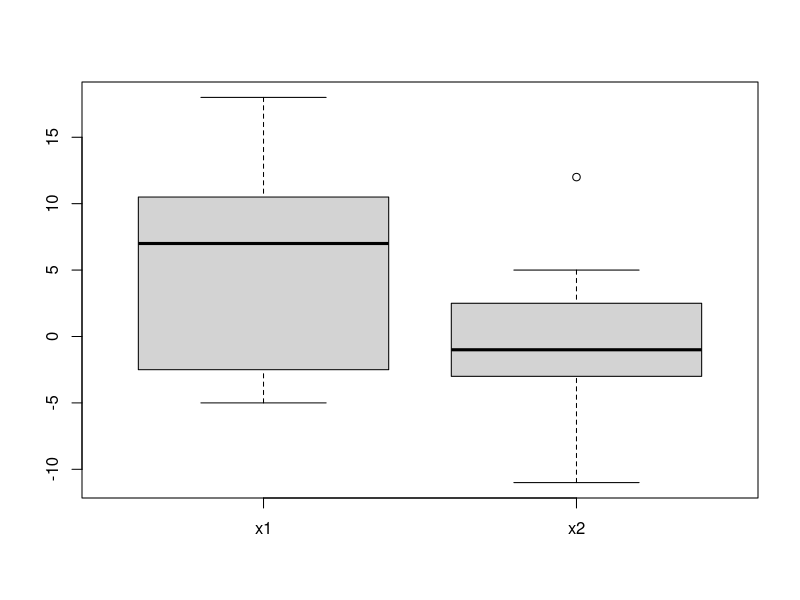
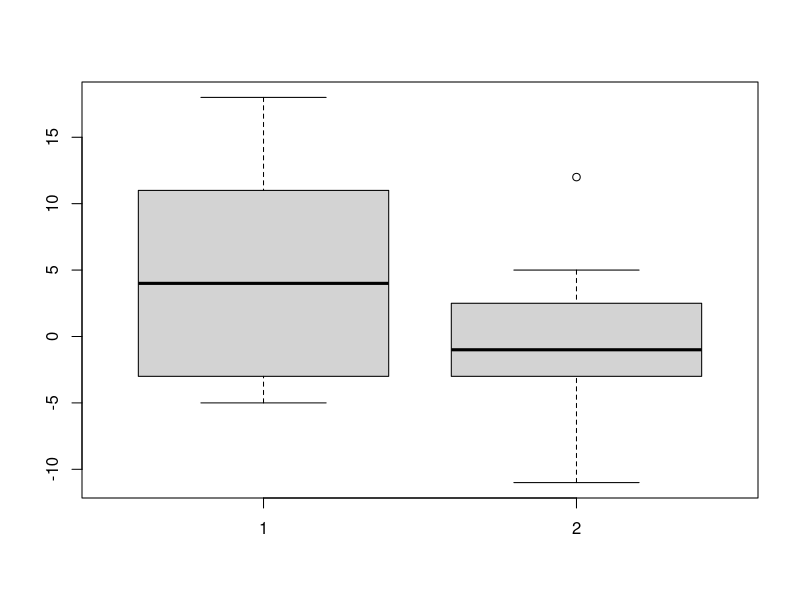
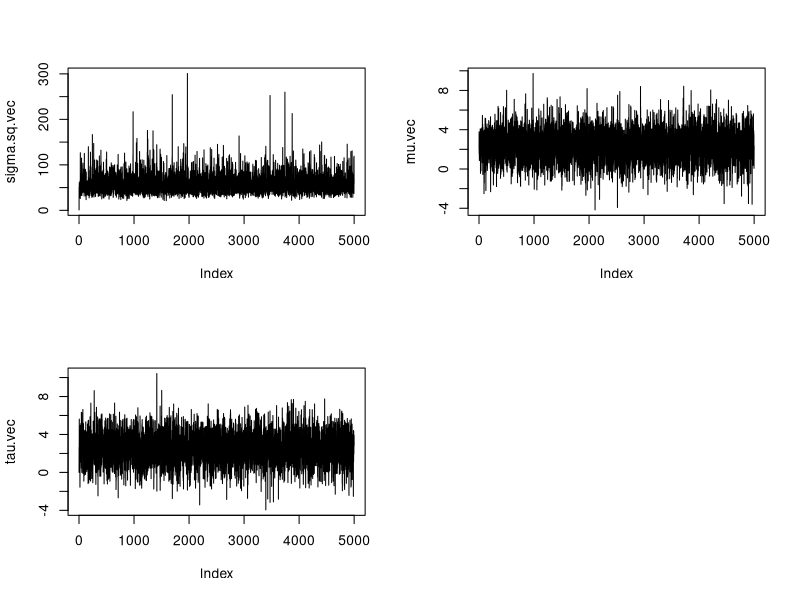
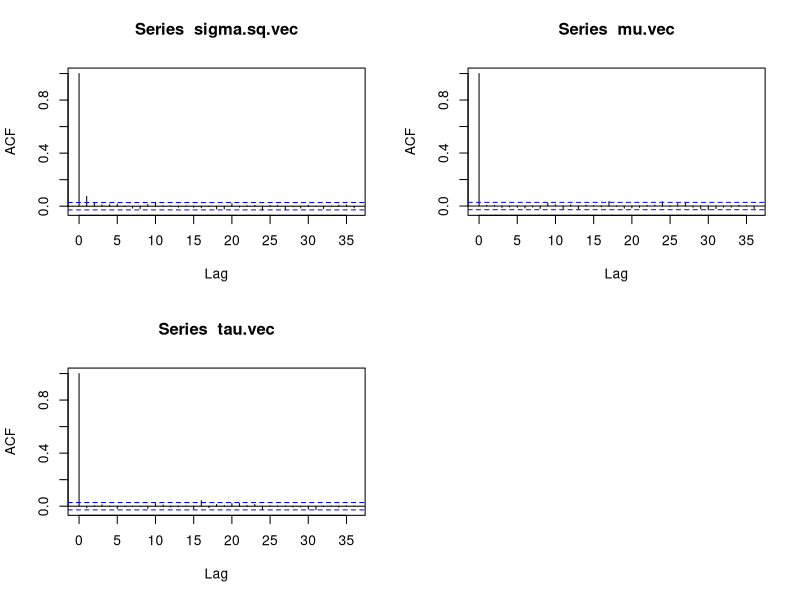
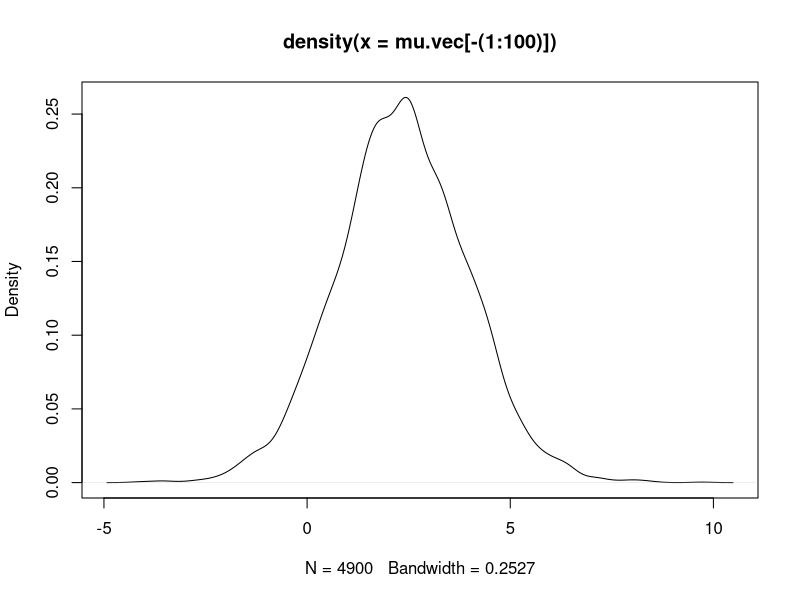
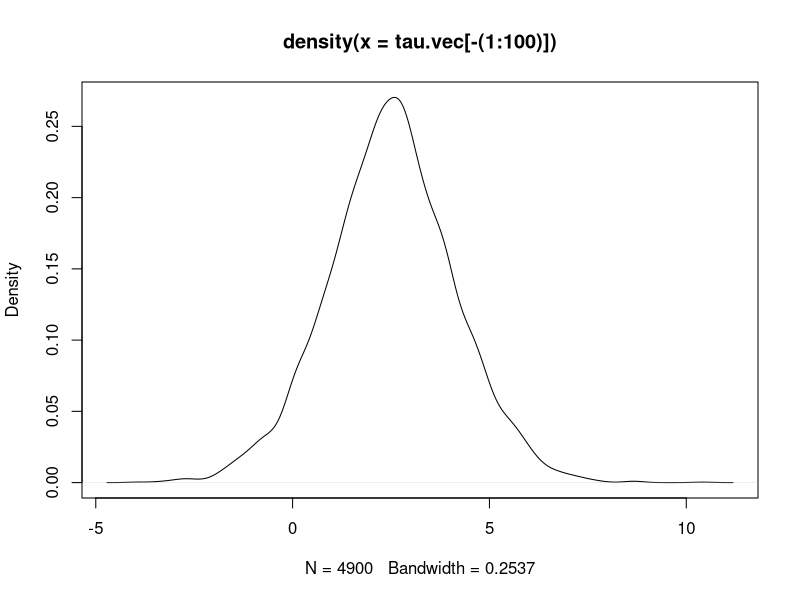

Write R code to recreate these figures, in order.
### Lecture 3: Using Bayes Factor for Bayesian hypothesis testing #####


###############################################
# Comparing Two Means:  Bayes Factor Approach #
###############################################

# Data for blood pressure reduction on 21 subjects
# (10 patients took a blood pressure medication (calcium supplement), 11 patients took placebo):

calcium <- c(7,-4,18,17,-3,-5,1,10,11,-2)
placebo <- c(-1,12,-1,-3,3,-5,5,2,-11,-1,-3)

x1 <- calcium
x2 <- placebo

## making a boxplot of the two vectors. Does there appear to be a difference?  ### 
cp.data<-data.frame(cbind(x1, x2))
boxplot(cp.data)

###### Prepare to compute the Bayes factor ######
xbar.1 <- mean(x1); xbar.2 <- mean(x2);
s2.1 <- var(x1); s2.2 <- var(x2);
n1 <- length(x1);  n2 <- length(x2);


s2.p <- ((n1-1)*s2.1 + (n2-1)*s2.2)/(n1+n2-2)

n.alt <-   1 / (1/n1 + 1/n2)

# Usual two-sample t-statistic:
t.star <- (xbar.1 - xbar.2) / sqrt(s2.p/n.alt)

# prior mean and variance for Delta = |mu1 - mu2|/sigma:

mean.Delta <- 0  
var.Delta <- 1/9 ## "objective" prior information

# mean.Delta <- 0.5  
# var.Delta <- 1/9 ## stronger prior belief that the two population means differ

my.pv <- sqrt(1 + n.alt * var.Delta) # scale parameter for noncentral-t
my.ncp <- mean.Delta * sqrt(n.alt) / my.pv # noncentrality parameter for noncentral-t

# Calculating Bayes Factor:

B <- dt(t.star, df = n1+n2-2, ncp = 0) / ( dt(t.star/my.pv, df = n1+n2-2, ncp = my.ncp)/my.pv )

print(B)

# Probability that H_0 is true, given equal prior probabilities for H_0 and H_a:

1 / (1 + (1/B))


##################################
# BICs for the blood pressure Example:  #
##################################

# Data:

calcium <- c(7,-4,18,17,-3,-5,1,10,11,-2)
placebo <- c(-1,12,-1,-3,3,-5,5,2,-11,-1,-3)

my.x <- c(calcium,placebo) # combining both samples into a single vector

# defining a grouping variable:
my.group <- factor(c(rep(1,times=length(calcium)), rep(2,times=length(placebo))) )

# Model 1:  Assuming equal means:

M.1 <- lm(my.x ~ 1);
p1 <- 1 ## there is only one free parameter, \mu_1 = \mu_2 = \mu

# Model 2:  Assuming different means:

M.2 <- lm(my.x ~ my.group);
p2 <- 2 ## there are two free parameters, \mu_1 and \mu_2

# BICs (uses AIC code with k = ln(n) ):

AIC(M.1, M.2, k= log(length(my.x)))
BIC(M.1, M.2)

# Model 1 is SLIGHTLY favored...
# The sample size is MUCH TOO SMALL here to view the difference in BICs as 
# as an approximation to a Bayes Factor.


###############################
# BICs in regression setting: #
###############################

### Oxygen uptake data from measuring people participating different training groups ###


y <- c(-0.87,-10.74,-3.27,-1.97,7.50,-7.25,17.05,4.96,10.40,11.05,0.26,2.51)
# y = change in maximal oxygen uptake (positive number = improvement)
x1 <- c(0,0,0,0,0,0,1,1,1,1,1,1)              # 0 = running group, 1 = aerobics group
x2 <- c(23,22,22,25,27,20,31,23,27,28,22,24)  # ages of subjects
x3 <- x1*x2                                   # cross-product term (interaction b/w group and age)

X <- as.matrix( cbind(rep(1, length(x1)), x1, x2, x3) )

# Model 1:  Assuming no useful predictors:
M.1 <- lm(y ~ 1)

# Model 2:  Assuming only group as a useful predictor:
M.2 <- lm(y ~ x1)

# Model 3:  Assuming only age as a useful predictor:
M.3 <- lm(y ~ x2)

# Model 4:  Assuming age and group as useful predictors:
M.4 <- lm(y ~ x1 + x2)

# Model 5:  Assuming age, group, and age-by-group interaction as useful predictors:
M.5 <- lm(y ~ x1 + x2 + x3)

# BICs (uses AIC code with k = ln(n) ):

AIC(M.1, M.2, M.3, M.4, M.5, k= log(nrow(X)) )

# Model 4 is favored, with Model 5 second-best.
#


#################################################
# Comparing Two Means:  Gibbs Sampling Approach #
#################################################

# Data: blood pressure (medicine is just calcium)

calcium <- c(7,-4,18,17,-3,-5,1,10,11,-2)
placebo <- c(-1,12,-1,-3,3,-5,5,2,-11,-1,-3)

x1 <- calcium
x2 <- placebo

boxplot(x1, x2) ## the boxplots of the two vectors

xbar.1 <- mean(x1); xbar.2 <- mean(x2);
s2.1 <- var(x1); s2.2 <- var(x2);
n1 <- length(x1);  n2 <- length(x2);

###

S <- 5000 # number of Gibbs iterations

# Prior parameters for mu: 

mean.mu <- 2  # expect slight overall mean reduction?
var.mu <- 50  # chosen quite wide

# Prior parameters for tau: 

mean.tau <- 0  # not favoring either group a priori
var.tau <- 50  # chosen quite wide again

# Prior parameters for sigma^2: 

nu1 <- 1  
nu2 <- 20

## Vectors to hold values of mu, tau, and sigma^2:
mu.vec <- rep(0, times=S)
tau.vec <- rep(0, times=S)
sigma.sq.vec <- rep(0, times=S)

## Starting values for mu and tau:

mu.vec[1] <- 2
sigma.sq.vec[1] <- 1

## Starting Gibbs algorithm:

for (s in 2:S){

  
# update tau: 

var.tau.cond <- 1/(1/var.tau+((4*n1*n2)/((n1+n2)*sigma.sq.vec[s-1])))
mean.tau.cond <- var.tau.cond*(mean.tau/var.tau+0.5*(mean(x1)-mean(x2))/((n1+n2)*sigma.sq.vec[s-1]/(4*n1*n2)))
tau.vec[s] <- rnorm(1,mean.tau.cond,sqrt(var.tau.cond))

# update sigma.sq:

sigma.sq.vec[s] <- 1/rgamma(1,(nu1+n1+n2)/2,(nu1*nu2+sum((x1-mu.vec[s-1]-tau.vec[s])^2)+
                   sum((x2-mu.vec[s-1]+tau.vec[s])^2))/2)


# update mu:

var.mu.cond <- 1/(1/var.mu+(n1+n2)/sigma.sq.vec[s])
mean.mu.cond <- var.mu.cond*(mean.mu/var.mu+sum(x1-tau.vec[s])/sigma.sq.vec[s] + 
                sum(x2+tau.vec[s])/sigma.sq.vec[s])
mu.vec[s] <- rnorm(1,mean.mu.cond,sqrt(var.mu.cond))

}
## End Gibbs algorithm.

# MCMC diagnostics for mu, tau, sigma^2

par(mfrow=c(2,2))  # set up 3-by-1 array of plots
plot(sigma.sq.vec, type='l')
plot(mu.vec, type='l')
plot(tau.vec, type='l')

#windows()  # open new plotting window
par(mfrow=c(2,2))
acf(sigma.sq.vec)
acf(mu.vec)
acf(tau.vec)

par(mfrow=c(1,1))  # reset window

# Plotting estimated posterior density for mu (after deleting first 100 values as burn-in):

plot(density(mu.vec[-(1:100)]))

#windows()  # open new plotting window

# Plotting estimated posterior density for tau (after deleting first 100 values as burn-in):

plot(density(tau.vec[-(1:100)]))

# Posterior probability that mean for first group is higher than mean for second group:

mean( tau.vec[-(1:100)] > 0)


# Sampling from the posterior predictive distribution:

sample.1.pred <- rnorm(4900, mean = (mu.vec[-(1:100)] + tau.vec[-(1:100)]), sd=sqrt(sigma.sq.vec[-(1:100)]) )

sample.2.pred <- rnorm(4900, mean = (mu.vec[-(1:100)] - tau.vec[-(1:100)]), sd=sqrt(sigma.sq.vec[-(1:100)]) )


# Posterior predictive probability that a random subject from the first group has a greater 
# blood pressure reduction than a random subject from the second group:

mean(sample.1.pred > sample.2.pred)
